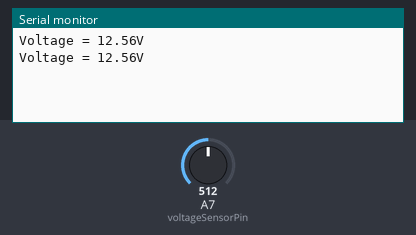
The sketch below on a simulated Arduino Nano, built with avr-gcc and run on an emulated ATmega328P. Parts: the last lines printed to the serial monitor. Inputs (shaded band) come from the test bench; at power-on: A7 (voltageSensorPin) = 512.

Above: at 1.8 s.
1.9 s: A7 (voltageSensorPin) set to 716
At 2.8 s:
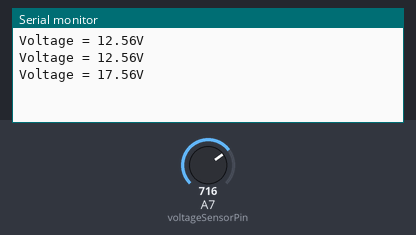
3.4 s: A7 (voltageSensorPin) set to 900
At 4.6 s:
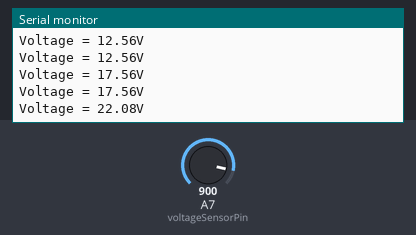
Timing chart, 0 to 6.4 s (numbered marks = the images above; inputs shaded):
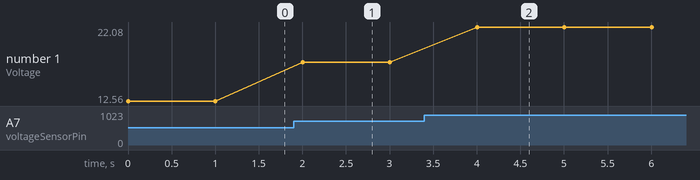

Measured:
- after the input at 1.9 s, the serial monitor: prints a new line after 0.10 s (image 1)
- after the input at 3.4 s, the serial monitor: prints a new line after 0.60 s (image 2)
- plotted number 1: 12.56 → 17.56 after the input at 1.9 s, 17.56 → 22.08 after the input at 3.4 s

The sketch:

Voltage_Sensor.ino
```cpp
// (licence header left out)
const int voltageSensorPin = A7;          // sensor pin
float vIn;                                // measured voltage (3.3V = max. 16.5V, 5V = max 25V)
float vOut;
float voltageSensorVal = .0f;                   // value on pin A3 (0 - 1023)
const float factor = 5.024;               // reduction factor of the Voltage Sensor shield
const float vCC = 5.00;                   // Arduino input voltage (measurable by voltmeter)

void setup() {
  Serial.begin(9600);
  pinMode(A3, INPUT);
//  analogReference(EXTERNAL);
}

void loop() {

  voltageSensorVal = analogRead(voltageSensorPin);    // read the current sensor value (0 - 1023)
  vOut = (voltageSensorVal / 1024) * vCC;             // convert the value to the real voltage on the analog pin
  vIn =  vOut * factor;                               // convert the voltage on the source by multiplying with the factor

//Serial.print("Vooy = ");
//  Serial.print(vOut);
//  Serial.println("V");

  Serial.print("Voltage = ");
  Serial.print(vIn);
  Serial.println("V");

  delay(1000);
}
```
